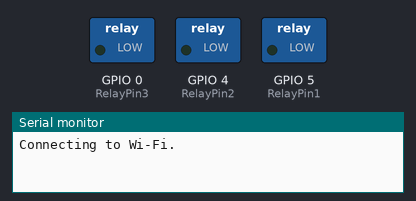
This sketch was run on a simulated ESP8266 (NodeMCU). On the bench: switched loads named in the sketch (green lamp = pin HIGH), the last lines printed to the serial monitor. WiFi joins after 1.5 s; servers stay silent unless stated; the Firebase database answers and starts empty.

Above: at 0.1 s.
At 2.0 s:
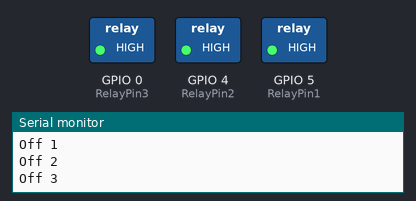
Timing chart, 0 to 3.5 s (numbered marks = the images above):
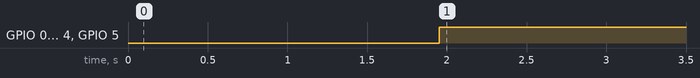

The sketch:

firebase_test.ino
```cpp
#include <Arduino.h>
#if defined(ESP32)
  #include <WiFi.h>
#elif defined(ESP8266)
  #include <ESP8266WiFi.h>
#endif
#include <Firebase_ESP_Client.h>

//Provide the token generation process info.
#include "addons/TokenHelper.h"
//Provide the RTDB payload printing info and other helper functions.
#include "addons/RTDBHelper.h"

// Insert your network credentials
#define WIFI_SSID "Crypto Sonic’s iPhone"
#define WIFI_PASSWORD "crypto.sonic"

// Insert Firebase project API Key
#define API_KEY "AIzaSyABVXvGqOybYs7B25F5aHbelS4UfoBt-0E"

// Insert RTDB URLefine the RTDB URL */
#define DATABASE_URL "https://groot-smart-hub-default-rtdb.firebaseio.com/"

//relay
const int RelayPin1 = 5;
const int RelayPin2 = 4;
const int RelayPin3 = 0;


//Define Firebase Data object
FirebaseData fbdo;

FirebaseAuth auth;
FirebaseConfig config;

unsigned long sendDataPrevMillis = 0;
int intValue1;
int intValue2;
int intValue3;
bool signupOK = false;

void setup() {
  pinMode(RelayPin1, OUTPUT);
  pinMode(RelayPin2, OUTPUT);
  pinMode(RelayPin3, OUTPUT);

  Serial.begin(115200);
  WiFi.begin(WIFI_SSID, WIFI_PASSWORD);
  Serial.print("Connecting to Wi-Fi");
  while (WiFi.status() != WL_CONNECTED) {
    Serial.print(".");
    delay(300);
  }
  Serial.println();
  Serial.print("Connected with IP: ");
  Serial.println(WiFi.localIP());
  Serial.println();

  /* Assign the api key (required) */
  config.api_key = API_KEY;

  /* Assign the RTDB URL (required) */
  config.database_url = DATABASE_URL;

  /* Sign up */
  if (Firebase.signUp(&config, &auth, "", "")) {
    Serial.println("ok");
    signupOK = true;
  }
  else {
    Serial.printf("%s\n", config.signer.signupError.message.c_str());
  }

  /* Assign the callback function for the long running token generation task */
  config.token_status_callback = tokenStatusCallback; //see addons/TokenHelper.h

  Firebase.begin(&config, &auth);
  Firebase.reconnectWiFi(true);
}

void loop() {
  if (Firebase.ready() && signupOK && (millis() - sendDataPrevMillis > 5000 || sendDataPrevMillis == 0)) {
    sendDataPrevMillis = millis();

    if (Firebase.RTDB.getInt(&fbdo, "/Irrigationpump/status")) {
      if (fbdo.dataType() == "int") {
        intValue1 = fbdo.intData();
        Serial.println(intValue1);
      }
    }
    else {
      Serial.println(fbdo.errorReason());
    }

    if (Firebase.RTDB.getInt(&fbdo, "/Mixingpump/status")) {
      if (fbdo.dataType() == "int") {
        intValue2 = fbdo.intData();
        Serial.println(intValue2);
      }
    }
    else {
      Serial.println(fbdo.errorReason());
    }

    if (Firebase.RTDB.getInt(&fbdo, "/Dosingpump/status")) {
      if (fbdo.dataType() == "int") {
        intValue3 = fbdo.intData();
        Serial.println(intValue3);
      }
    }
    else {
      Serial.println(fbdo.errorReason());
    }

     if(intValue1 == 1)
        {
          digitalWrite(RelayPin1, LOW);
          Serial.println("On 1");
        }
        else if(intValue1 == 0)
        {
          digitalWrite(RelayPin1,HIGH);
          Serial.println("Off 1");
        }

      if(intValue2 == 1)
        {
          digitalWrite(RelayPin2, LOW);
          Serial.println("On 2");
        }
        else if(intValue2 == 0)
        {
          digitalWrite(RelayPin2, HIGH);
          Serial.println("Off 2");
        }

      if(intValue3 == 1)
        {
          digitalWrite(RelayPin3, LOW);
          Serial.println("On 3");
        }
        else if(intValue3 == 0)
        {
          digitalWrite(RelayPin3, HIGH);
          Serial.println("Off 3");
        }

  }
}
```

Measured:
- by itself, GPIO 0 (RelayPin3), GPIO 4 (RelayPin2), GPIO 5 (RelayPin1): LOW → HIGH at 2.0 s
